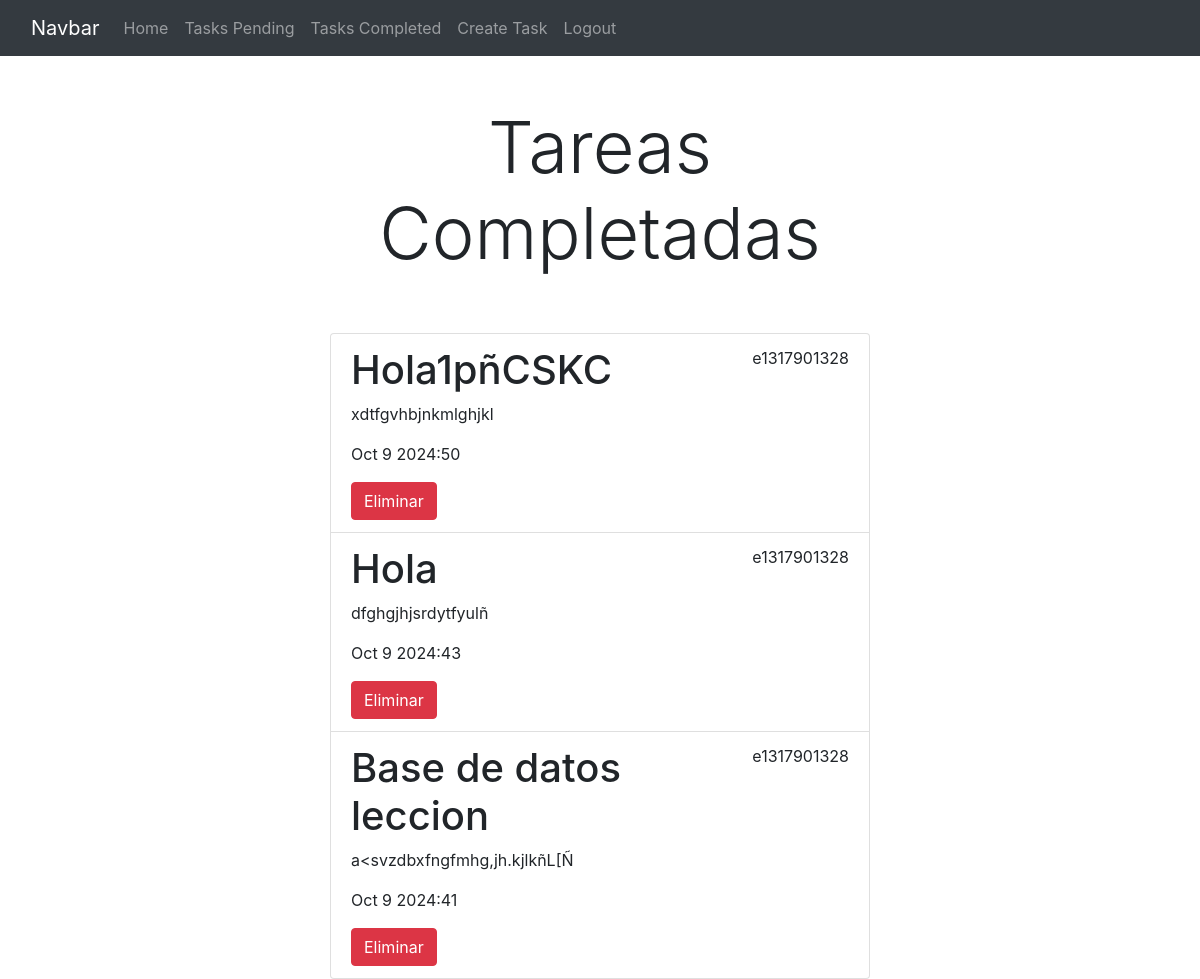
Page /tasks_completed/ (signed in) on the committed database.
### tasks/models.py (models this page shows, shortened)
class Task(models.Model):
    title = models.CharField(max_length=100)
    description = models.TextField(blank=True)
    important = models.BooleanField(default=False)
    created = models.DateTimeField(auto_now_add=True)
    datecompleted = models.DateTimeField(null=True, blank=True)
    user = models.ForeignKey(User, on_delete=models.CASCADE)
    parent_task = models.ForeignKey('self', on_delete=models.CASCADE, related_name='subtasks', null=True, blank=True)

### tasks/views.py (the view)
# urls.py: path('tasks_completed/', views.tasks_completed, name='tasks_completed'),  # Ruta para listar tareas completadas
@login_required
def tasks_completed(request):
    tasks = Task.objects.filter(user=request.user, parent_task__isnull=True, datecompleted__isnull=False).order_by('-datecompleted')
    return render(request, 'tasks.html', {'tasks': tasks, 'tipopagina': 'Tareas Completadas'})

### tasks/templates/tasks.html (shortened to what this page needs)
{% extends 'base.html' %}
{% block content %}
<main class="container">
    <div class="row">
        <div class="col-md-6 offset-md-3">
            <h1 class="text-center display-3 py-5">{{ tipopagina }}</h1>
            <ul id="task-list" class="list-group" ondrop="drop(event)" ondragover="allowDrop(event)">
                {% for task in tasks %}
                    <li class="list-group-item" id="task-{{ task.id }}" draggable="true" ondragstart="drag(event)">
                        <header class="d-flex justify-content-between">
                            {% if task.important %}
                                <h1 class="link-danger">{{ task.title }}</h1>
                            {% else %}
                                <h1>{{ task.title }}</h1>
                            {% endif %}
                            <p>{{ task.user.username }}</p>
                        </header>
                        <p>{{ task.description }}</p>
                        <p>{{ task.datecompleted|date:'M j Y:i' }}</p>
                        {% if task.datecompleted %}
                            <form action="{% url 'delete_task' task.id %}" method="POST" style="display:inline;">
                                <button class="btn btn-danger">Eliminar</button>
                            </form>
                        {% endif %}
                    </li>
                {% empty %}
                    <li class="list-group-item">No hay tareas</li>
                {% endfor %}
            </ul>
        </div>
    </div>
</main>
{% endblock %}

### tasks/templates/base.html (shortened to what this page needs)
<!DOCTYPE html>
<html lang="en">
<head>
    <link rel="stylesheet" href="https://stackpath.bootstrapcdn.com/bootstrap/4.5.2/css/bootstrap.min.css">
</head>
<body>
    <nav class="navbar navbar-expand-lg bg-dark navbar-dark">
        <div class="container-fluid">
          <a class="navbar-brand" href="/">Navbar</a>
            <div class="collapse navbar-collapse" id="navbarNav">
                    <ul class="navbar-nav ms-auto">
                        <li class="nav-item">
                            <a class="nav-link" href="/">Home</a>
                        </li>
                        {% if user.is_authenticated %}
                            <li class="nav-item">
                                <a class="nav-link" href="{% url 'tasks' %}">Tasks Pending</a>
                            </li>
                            <li class="nav-item">
                                <a class="nav-link" href="{% url 'tasks_completed' %}">Tasks Completed</a>
                            </li>
                            <li class="nav-item">
                                <a class="nav-link" href="/tasks/create/">Create Task</a>
                            </li>
                            <li class="nav-item">
                                <a class="nav-link" href="/logout">Logout</a>
                            </li>
                        {% endif %}
                    </ul>
            </div>
        </div>
    </nav>
    {% block content %}
    {% endblock %}
</body>
</html>

### rows in the picture
Task: title "Hola1pñCSKC", user.username "e1317901328", description "xdtfgvhbjnkmlghjkl", datecompleted "Oct 9 2024:50", shows "Eliminar"
Task: title "Hola", user.username "e1317901328", description "dfghgjhjsrdytfyulñ", datecompleted "Oct 9 2024:43", shows "Eliminar"
Task: title "Base de datos leccion", user.username "e1317901328", description "a<svzdbxfngfmhg,jh.kjlkñL[Ñ", datecompleted "Oct 9 2024:41", shows "Eliminar"

### other values in the picture
{{ tipopagina }} "Tareas Completadas"
